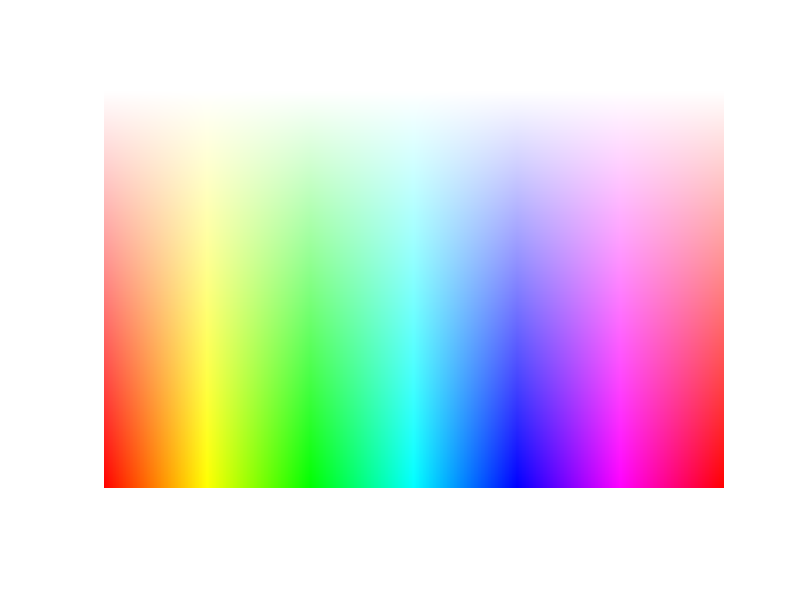

The MATLAB source for this figure:
clear all, clc, clear all;

Nlines = 513;
Ncols = 800;

I = zeros(Nlines,Ncols,3);

for l = 1 : Nlines
    for c = 1 : Ncols
       I(l,c,1) = c/Ncols;
       I(l,c,2) = l/Nlines;
    end
end
I(:,:,3) = 1;


H = hsv2rgb(I);
%colormap('hsv')
imshow(H)